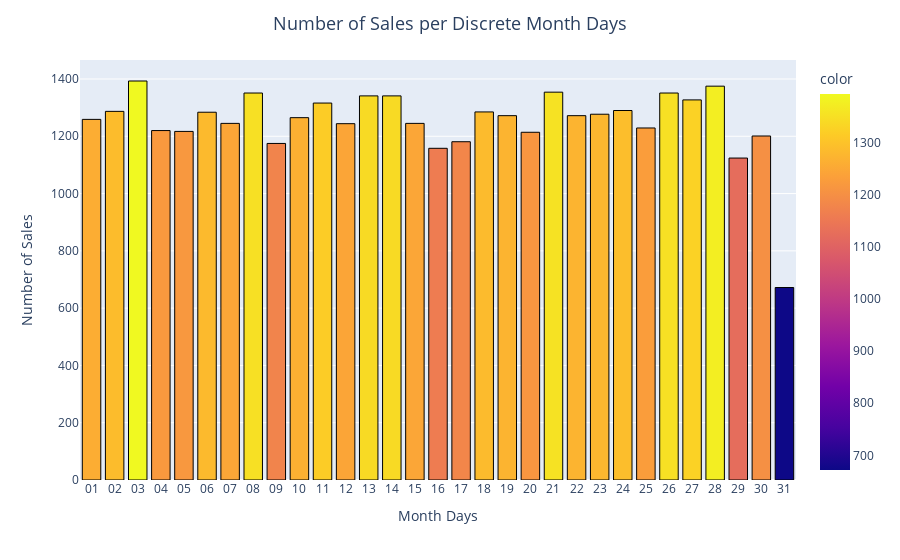

Here is the notebook cell this chart was saved with:
### Markdown cell above
# Number of Sales per Discrete Month Days

### Code cell
month_day = data.groupby(data['Date'].dt.strftime('%d'))['itemName'].count()
fig = px.bar(month_day, x=month_day.index, y=month_day, color=month_day,
             labels={'y': 'Number of Sales',
                     'Date': 'Month Days'})
fig.update_layout(title_text='Number of Sales per Discrete Month Days',
                  title_x=0.5, title_font=dict(size=18))
fig.update_traces(marker=dict(line=dict(color='#000000', width=1)))
fig.show()

### Figure 1 — Plotly figure (JSON) as saved in the notebook; plotly's stock layout.template omitted (floating-point values rounded to 4 significant figures)
{"data": [{"alignmentgroup": "True", "hovertemplate": "Month Days=%{x}<br>Number of Sales=%{y}<br>color=%{marker.color}<extra></extra>", "legendgroup": "", "marker": {"color": [1259, 1287, 1393, 1220, 1217, 1284, 1245, 1351, 1175, 1265, 1316, 1244, 1341, 1341, 1245, 1158, 1181, 1285, 1272, 1214, 1354, 1272, 1277, 1290, 1229, 1351, 1327, 1375, 1124, 1201, 672], "coloraxis": "coloraxis", "line": {"color": "#000000", "width": 1}, "pattern": {"shape": ""}}, "name": "", "offsetgroup": "", "orientation": "v", "showlegend": false, "textposition": "auto", "type": "bar", "x": ["01", "02", "03", "04", "05", "06", "07", "08", "09", "10", "11", "12", "13", "14", "15", "16", "17", "18", "19", "20", "21", "22", "23", "24", "25", "26", "27", "28", "29", "30", "31"], "xaxis": "x", "y": [1259, 1287, 1393, 1220, 1217, 1284, 1245, 1351, 1175, 1265, 1316, 1244, 1341, 1341, 1245, 1158, 1181, 1285, 1272, 1214, 1354, 1272, 1277, 1290, 1229, 1351, 1327, 1375, 1124, 1201, 672], "yaxis": "y"}], "layout": {"barmode": "relative", "coloraxis": {"colorbar": {"title": {"text": "color"}}, "colorscale": [[0, "#0d0887"], [0.1111, "#46039f"], [0.2222, "#7201a8"], [0.3333, "#9c179e"], [0.4444, "#bd3786"], [0.5556, "#d8576b"], [0.6667, "#ed7953"], [0.7778, "#fb9f3a"], [0.8889, "#fdca26"], [1, "#f0f921"]]}, "legend": {"tracegroupgap": 0}, "margin": {"t": 60}, "title": {"font": {"size": 18}, "text": "Number of Sales per Discrete Month Days", "x": 0.5}, "xaxis": {"anchor": "y", "domain": [0, 1], "title": {"text": "Month Days"}}, "yaxis": {"anchor": "x", "domain": [0, 1], "title": {"text": "Number of Sales"}}}}
